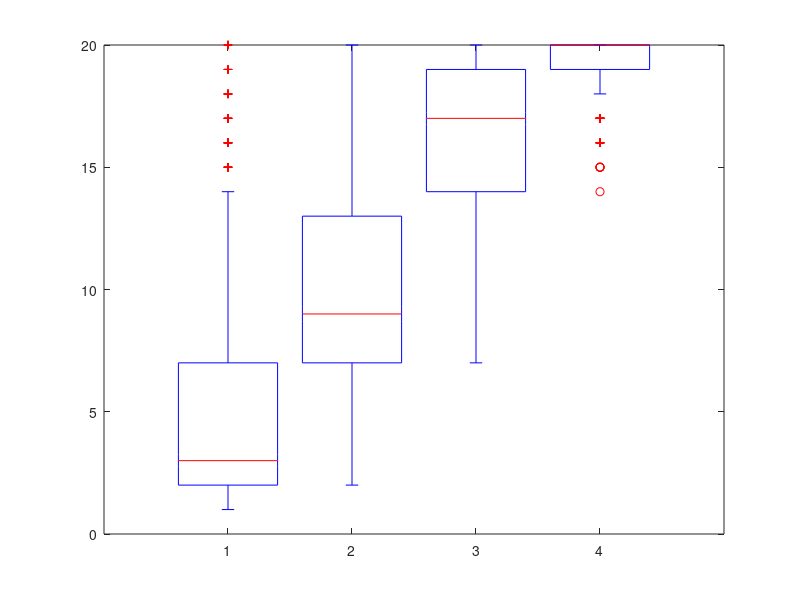

Reproduce this figure in MATLAB. (Note: this script raises an error after producing the figure.)
%% DP Script
path(path,'../');
clear all;
close all;

% Sample from the fixed model
N = 100;
K = 20;

alpvals = [0.1 1 10 100];

NITS = 1000;
for a = 1:length(alpvals)
    Z = zeros(N,K);
    Z(:,1) = 1;
    alp = alpvals(a);
    for it = 1:NITS
        for n = 1:N
            Z(n,:) = 0;
            c = sum(Z);
            probs = (c + alp/K)./(alp + sum(c));
            pos = find(rand<=cumsum(probs));
            Z(n,pos) = 1;
        end
        c = sum(Z);
        nz(it,a) = sum(c>0);
    end
end
%%
b = boxplot(nz)
for i = 1:length(b(:))
    set(b(i),'linewidth',2);
end
set(gca,'xtick',[1:4],'xticklabel',alpvals)

setupPlot;

xlabel('$\alpha$','interpreter','latex','fontsize',24)
ylabel('Number of non-empty components');
makePDF('DPfixed.eps');
